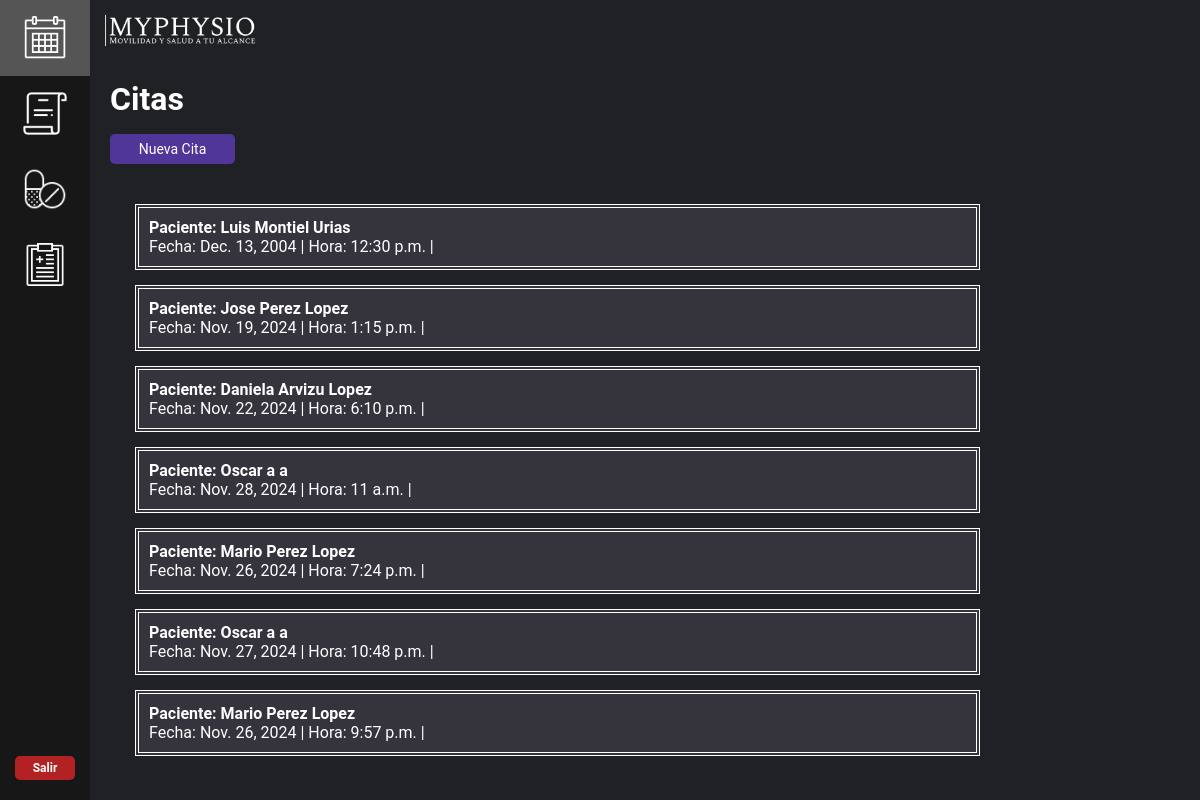
The app's page /citaspa/, older data.
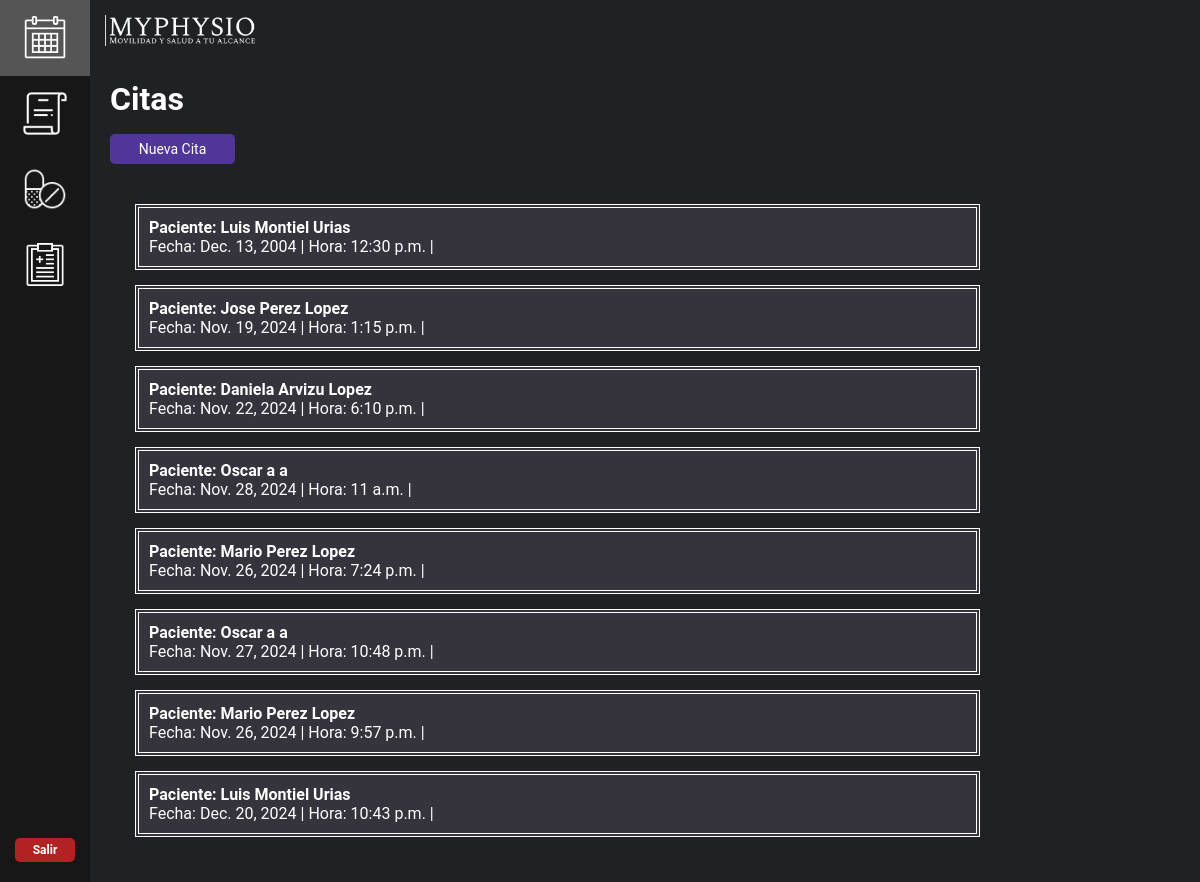
The same page, newer data.
### mainapp/models.py (models this page shows, shortened)
class Citas(models.Model):
    paciente = models.ForeignKey(Paciente, on_delete=models.CASCADE, blank=False, null=False)
    fecha = models.DateField()
    hora = models.TimeField(auto_now=False, auto_now_add=False)

class Paciente(models.Model):
    nombre = models.CharField(max_length=50)
    apellido_paterno = models.CharField(max_length=50)
    apellido_materno = models.CharField(max_length=50)
    edad = models.IntegerField()
    sexo = models.CharField(max_length=50, blank=True, null=True)
    direccion = models.CharField(max_length=50, blank=True, null=True)
    telefonoP = models.IntegerField(blank=True, null=True)
    emailP = models.EmailField(blank=True, null=True)
    sintomas = models.CharField(max_length=50, blank=True, null=True)
    frecuencia_dolor = models.CharField(max_length=50, blank=True, null=True)
    act_causante = models.CharField(max_length=50, blank=True, null=True)
    descripcion_dolor = models.CharField(max_length=50, blank=True, null=True)
    intensidad_dolor = models.CharField(max_length=50, blank=True, null=True)
    tratamiento = models.CharField(max_length=50, blank=True, null=True)
    lesiones = models.CharField(max_length=50, blank=True, null=True)
    condicion = models.CharField(max_length=50, blank=True, null=True)
    tratamientos_previos = models.CharField(max_length=50, blank=True, null=True)
    medicacion_actual = models.CharField(max_length=50, blank=True, null=True)
    peso = models.IntegerField(blank=True, null=True)
    altura = models.IntegerField(blank=True, null=True)
    rango_mov = models.IntegerField(blank=True, null=True)
    presion = models.CharField(max_length=50, blank=True, null=True)
    ocupacion = models.CharField(max_length=50, blank=True, null=True)
    act_fisica = models.CharField(max_length=50, blank=True, null=True)
    descanso = models.CharField(max_length=50, blank=True, null=True)
    alimentacion = models.CharField(max_length=50, blank=True, null=True)
    def __str__(self):
        return self.nombre + ' ' + self.apellido_paterno + ' ' + self.apellido_materno

### mainapp/views.py (the view)
# urls.py: path("citaspa/", views.citaspa, name="citaspa"),
def citaspa(request):
    info_citas = Citas.objects.all
    return render(request, "./citaspa.html", {'all': info_citas})

### mainapp/templates/citaspa.html (shortened to what this page needs)
{% extends "dashboard_homepa.html" %}
{% load static %}
{% block content %}
<h1 style="margin-top: 60px; color: white;">Citas</h1>
<a href="/reg_citaspa"><button id="next1" class="next-button" type="button" style=" margin-bottom: 10px; margin-top:-30px;">Nueva Cita</button></a>
<div class="container_citas">
{% for item in all %}
    <div class="info_citas">
        <table>
            <tr>
                <td>
                    <strong>Paciente: {{item.paciente}}</strong> <br>
                    Fecha: {{item.fecha}} |
                    Hora: {{item.hora}} |
                </td>
            </tr>
        </table>
    </div>
{% endfor %}
</div>
{% endblock %}

Row changes from the older to the newer data that the page shows:
added Citas: paciente "Luis Montiel Urias", fecha "Dec. 20, 2024", hora "10:43 p.m."
